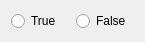
<?xml version="1.0" encoding="UTF-8"?>
<ui version="4.0">
 <class>cwBooleanClass</class>
 <widget class="QWidget" name="cwBooleanClass">
  <property name="geometry">
   <rect>
    <x>0</x>
    <y>0</y>
    <width>145</width>
    <height>40</height>
   </rect>
  </property>
  <property name="windowTitle">
   <string>cwBoolean</string>
  </property>
  <layout class="QGridLayout" name="gridLayout">
   <item row="0" column="0">
    <widget class="QRadioButton" name="radioButton_true">
     <property name="text">
      <string>True</string>
     </property>
    </widget>
   </item>
   <item row="0" column="1">
    <widget class="QRadioButton" name="radioButton_false">
     <property name="text">
      <string>False</string>
     </property>
    </widget>
   </item>
  </layout>
 </widget>
 <layoutdefault spacing="6" margin="11"/>
 <resources/>
 <connections/>
</ui>
